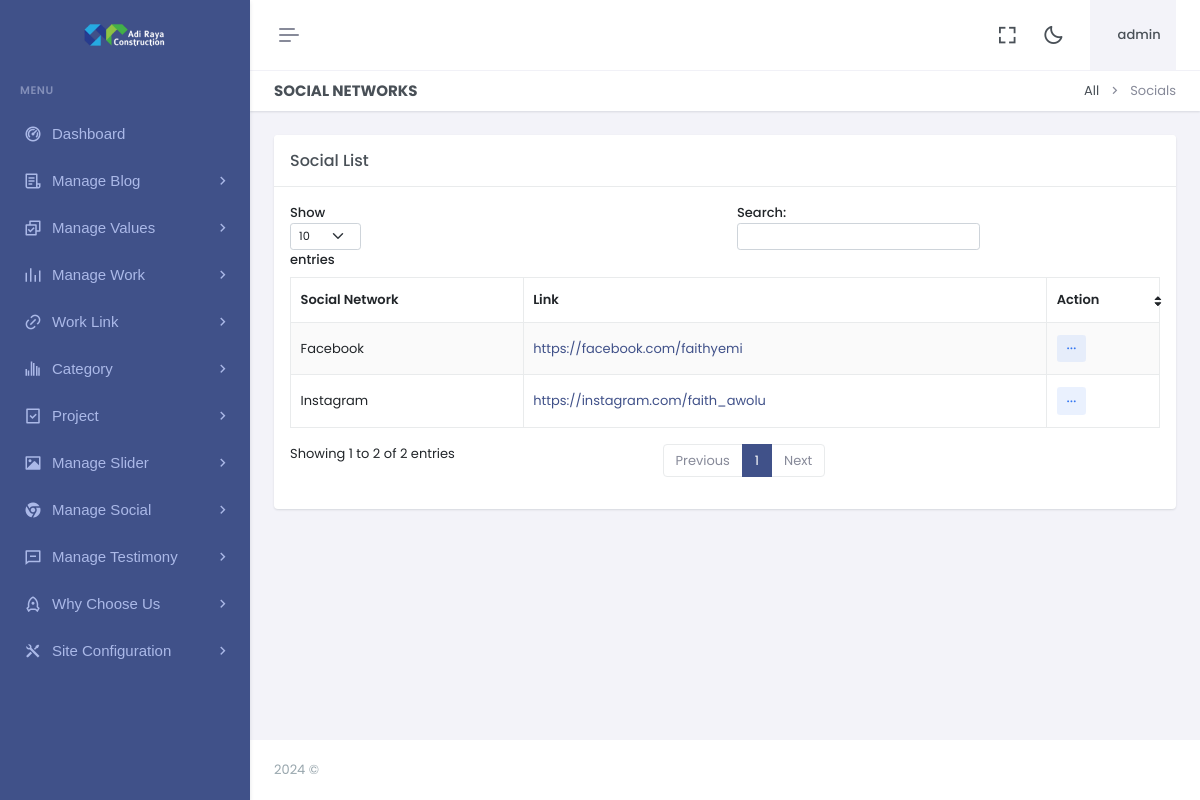
/dashboard/social-links.php (signed in), run on an earlier commit of the app's database.
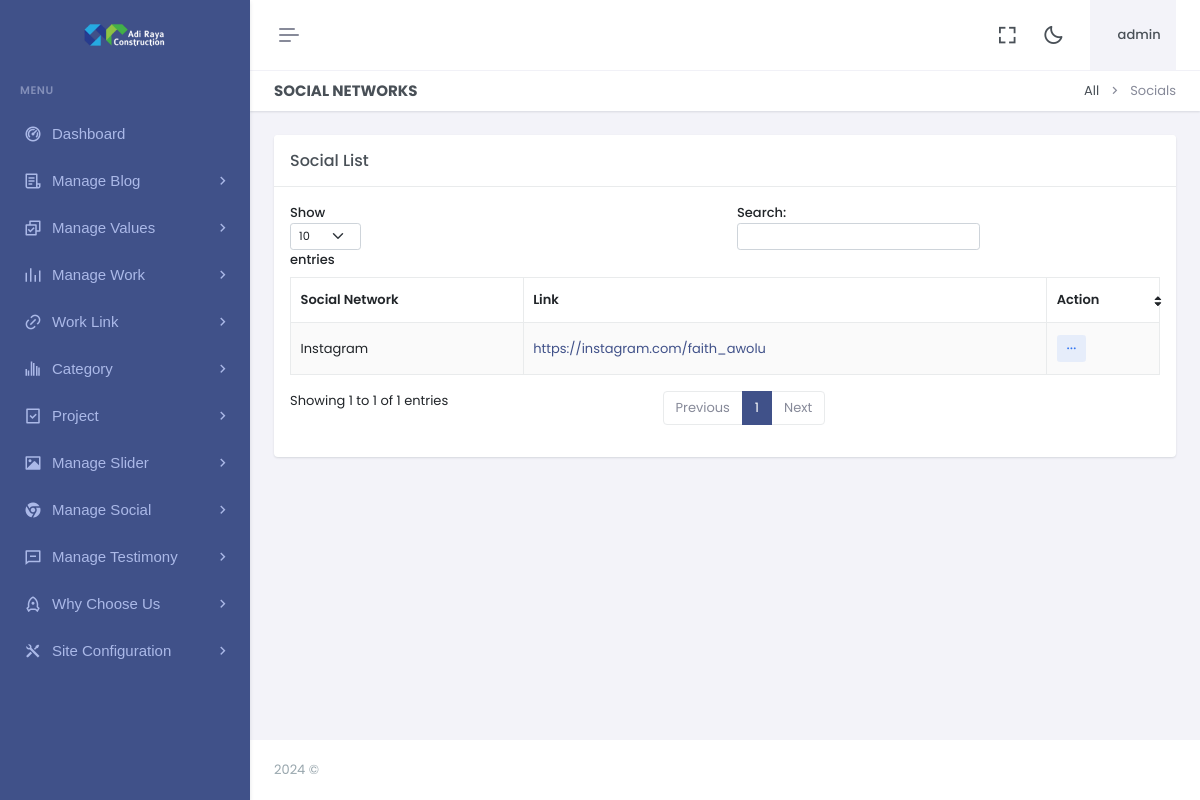
And on a later commit of the database.
### tables this page shows
CREATE TABLE `social` (
  `id` int(11) NOT NULL,
  `name` varchar(150) NOT NULL,
  `fa` varchar(150) NOT NULL,
  `social_link` varchar(500) NOT NULL
);

### dashboard/social-links.php (the view)
<?php include"header.php";?>
<?php include"sidebar.php";?>
<div class="main-content">
 <div class="page-content">
       <div class="container-fluid">
                    <div class="row">
                        <div class="col-12">
                            <div class="page-title-box d-sm-flex align-items-center justify-content-between">
                                <h4 class="mb-sm-0">Social Networks</h4>
                                <div class="page-title-right">
                                    <ol class="breadcrumb m-0">
                                        <li class="breadcrumb-item"><a href="javascript: void(0);">All</a></li>
                                        <li class="breadcrumb-item active">Socials</li>
                                    </ol>
                                </div>
                            </div>
                        </div>
                    </div>
                    <div class="row">
                        <div class="col-lg-12">
                            <div class="card">
                                <div class="card-header">
                                    <h5 class="card-title mb-0">Social List</h5>
                                </div>
                                <div class="card-body">
                                    <table id="example" class="table table-bordered dt-responsive nowrap table-striped align-middle" style="width:100%">
                                        <thead>
                                            <tr>
                                                <th data-ordering="false">Social Network</th>
                                                <th data-ordering="false">Link</th>
                                                <th>Action</th>
                                            </tr>
                                        </thead>
                                        <tbody>
                                        <?php
				   $q="SELECT * FROM  social ORDER BY id DESC";
 $r123 = mysqli_query($con,$q);
while($ro = mysqli_fetch_array($r123))
{
	$id="$ro[id]";
	$name="$ro[name]";
  $social_link="$ro[social_link]";
  print "<tr>
				  <td>
				  $name
				  </td>
          <td><a href='$social_link'>
				  $social_link</a>
				  </td>
          <td>
                                                    <div class='dropdown d-inline-block'>
                                                        <button class='btn btn-soft-secondary btn-sm dropdown' type='button' data-bs-toggle='dropdown' aria-expanded='false'>
                                                            <i class='ri-more-fill align-middle'></i>
                                                        </button>
                                                        <ul class='dropdown-menu dropdown-menu-end'>
                                                            <li>
                                                                <a href='deletesocial.php?id=$id' class='dropdown-item remove-item-btn'>
                                                                    <i class='ri-delete-bin-fill align-bottom me-2 text-muted'></i> Delete
                                                                </a>
                                                            </li>
                                                        </ul>
                                                    </div>
                                                </td>
				  </tr>";
  }
  ?>
                                        </tbody>
                                    </table>
                                </div>
                            </div>
                        </div>
                    </div>
                </div>
            </div>
            <?php include"footer.php";?>

What changed in the data, as far as the page shows it:
removed social: name "Facebook", social_link "https://facebook.com/faithyemi"
Also different on the page:
text written by a page script: "Show entries Search: Showing 1 to 2 of 2 entries Previous 1 Next" → "Show entries Search: Showing 1 to 1 of 1 entries Previous 1 Next"
